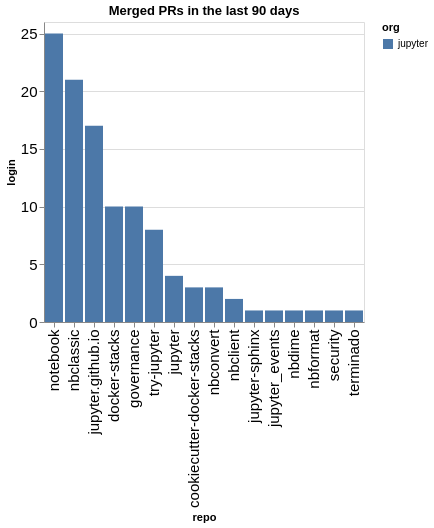

This figure's notebook cell:
### Code cell
prs_by_repo = merged.groupby(['org', 'repo']).count()['login'].reset_index().sort_values(['org', 'login'], ascending=False)
alt.Chart(data=prs_by_repo, title=f"Merged PRs in the last {n_days} days").mark_bar().encode(
    x=alt.X('repo', sort=prs_by_repo['repo'].values.tolist()),
    y='login',
    color='org'
)

### Figure 1 — Vega-Lite specification as saved in the notebook (floating-point values rounded to 4 significant figures)
{"config": {"axisLeft": {"labelFontSize": 15}, "axisBottom": {"labelFontSize": 15}}, "data": {"name": "data-78ab78918b17d21c4dccaf383b5e2c60"}, "mark": {"type": "bar"}, "encoding": {"color": {"field": "org", "type": "nominal"}, "x": {"field": "repo", "sort": ["notebook", "nbclassic", "jupyter.github.io", "docker-stacks", "governance", "try-jupyter", "jupyter", "cookiecutter-docker-stacks", "nbconvert", "nbclient", "jupyter-sphinx", "jupyter_events", "nbdime", "nbformat", "security", "terminado"], "type": "nominal"}, "y": {"field": "login", "type": "quantitative"}}, "title": "Merged PRs in the last 90 days", "$schema": "https://vega.github.io/schema/vega-lite/v5.20.1.json", "datasets": {"data-78ab78918b17d21c4dccaf383b5e2c60": [{"org": "jupyter", "repo": "notebook", "login": 25}, {"org": "jupyter", "repo": "nbclassic", "login": 21}, {"org": "jupyter", "repo": "jupyter.github.io", "login": 17}, {"org": "jupyter", "repo": "docker-stacks", "login": 10}, {"org": "jupyter", "repo": "governance", "login": 10}, {"org": "jupyter", "repo": "try-jupyter", "login": 8}, {"org": "jupyter", "repo": "jupyter", "login": 4}, {"org": "jupyter", "repo": "cookiecutter-docker-stacks", "login": 3}, {"org": "jupyter", "repo": "nbconvert", "login": 3}, {"org": "jupyter", "repo": "nbclient", "login": 2}, {"org": "jupyter", "repo": "jupyter-sphinx", "login": 1}, {"org": "jupyter", "repo": "jupyter_events", "login": 1}, {"org": "jupyter", "repo": "nbdime", "login": 1}, {"org": "jupyter", "repo": "nbformat", "login": 1}, {"org": "jupyter", "repo": "security", "login": 1}, {"org": "jupyter", "repo": "terminado", "login": 1}]}}
